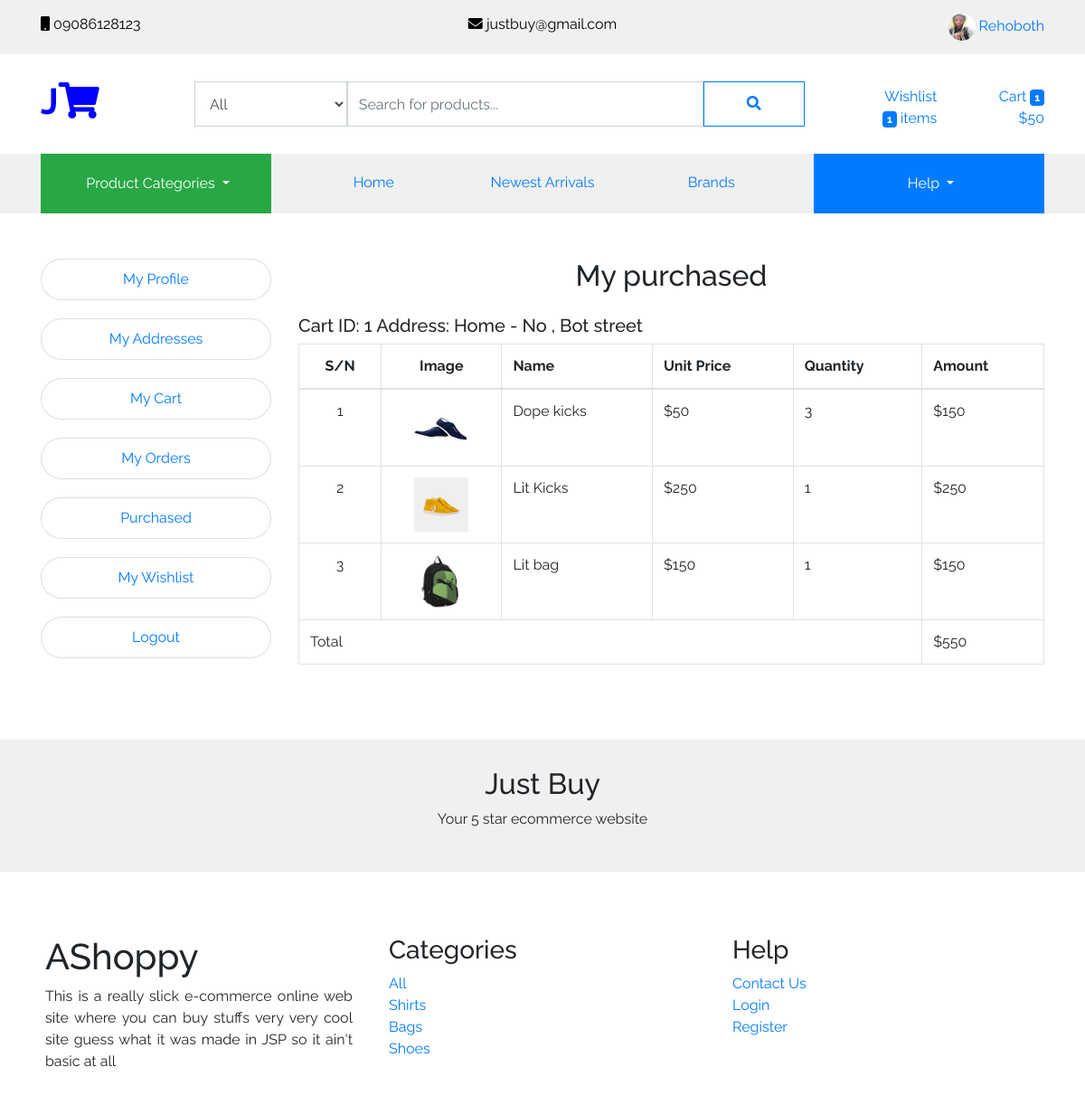
Screenshot of /my_purchased.php (signed in) with the database file from the repository.
### tables this page shows
CREATE TABLE `users` (
  `UserID` int(11) NOT NULL,
  `FirstName` varchar(60) NOT NULL,
  `LastName` varchar(60) NOT NULL,
  `ProfilePicture` text DEFAULT NULL,
  `EmailAddress` varchar(100) DEFAULT NULL,
  `Password` varchar(100) NOT NULL
);

CREATE TABLE `carts` (
  `CartID` int(11) NOT NULL,
  `UserID` int(11) NOT NULL,
  `IsOrder` enum('0','1') DEFAULT NULL,
  `Address` int(11) DEFAULT NULL,
  `Paid` enum('0','1') NOT NULL,
  `PurchaseDate` int(11) DEFAULT NULL
);

CREATE TABLE `addresses` (
  `AddressID` int(11) NOT NULL,
  `UserID` int(11) NOT NULL,
  `AddressType` varchar(30) NOT NULL,
  `Address` text NOT NULL,
  `City` varchar(60) NOT NULL,
  `State` varchar(60) NOT NULL,
  `ZipCode` int(11) NOT NULL
);

CREATE TABLE `billing` (
  `CartID` int(11) NOT NULL,
  `ProductID` int(11) NOT NULL,
  `Price` float NOT NULL,
  `Quantity` int(11) NOT NULL,
  `BillAmount` float NOT NULL,
  `DateTimeAdded` int(11) NOT NULL
);

CREATE TABLE `products` (
  `ProductID` int(11) NOT NULL,
  `Name` varchar(100) NOT NULL,
  `Description` text NOT NULL,
  `Price` float NOT NULL,
  `Stock` int(11) NOT NULL,
  `Brand` int(11) NOT NULL,
  `Image` text DEFAULT NULL,
  `Category` int(11) NOT NULL,
  `LaunchDate` int(11) NOT NULL
);

CREATE TABLE `categories` (
  `CategoryID` int(11) NOT NULL,
  `CategoryName` varchar(60) DEFAULT NULL
);

### my_purchased.php (the view, shortened to what the rows shown need)
<?php
    $classes_redirect = "classes/";
    include_once $classes_redirect."__WebAppConfig.php";
    include_once $classes_redirect."UsersView.php";
    include_once $classes_redirect."CategoriesView.php";
    $users_view_instance = new UsersView();
    if($users_view_instance->UserLoggedInVerified()){
        $user_details = $users_view_instance->GetUserDetails($users_view_instance->GetUserLoggedID());
    }else{
        $redirect_url = $app_conf->base_url()."404";
        header("location: $redirect_url");
    }
    include_once $classes_redirect."ProductsView.php";
    $products_view_instance = new ProductsView();
?>
<!DOCTYPE html>
<html lang="en" dir="ltr">
    <head>
        <title><?php echo $user_details["FirstName"]." ".$user_details["LastName"]; ?> | <?php $app_conf->app_name(); ?></title>
        <?php $app_conf->load_stylesheet("css/bootstrap.min.css"); ?>
        <?php $app_conf->load_stylesheet("css/style.css"); ?>
        <?php $app_conf->load_stylesheet("css/fontawesome.min.css"); ?>
    </head>
    <body>
        <?php include_once $app_conf->get_view("header"); ?>
        <?php include_once $app_conf->get_view("header2"); ?>
        <div class="container" style="margin-top: 50px; margin-bottom: 50px;">
            <div class="row">
                <div class="col-lg-9 col-md-8 col-12">
                    <div class="row">
                        <div class="col-12 text-center">
                            <h2>My purchased</h2>
                        </div>
                    </div>
                    <div class="row mt-3">
                        <?php
                            $purchased_carts = $products_view_instance->GetPurchasedCarts($user_id);
                            foreach($purchased_carts as $cart){
                                ?>
                                <div class="col-lg-12 mb-3">
                                    <h5>Cart ID: <?php echo $cart["CartID"]; ?> Address: <?php echo $users_view_instance->GetAddressDatum($cart["Address"], "AddressType"); ?> - <?php echo $users_view_instance->GetAddressDatum($cart["Address"], "Address"); ?></h5>
                                    <div class="table-responsive">
                                        <table class="table table-stripped table-bordered table-hover">
                                            <thead>
                                                <tr>
                                                    <th class="text-center">S/N</th>
                                                    <th class="text-center">Image</th>
                                                    <th>Name</th>
                                                    <th>Unit Price</th>
                                                    <th>Quantity</th>
                                                    <th>Amount</th>
                                                </tr>
                                            </thead>
                                            <tbody>
                                                <?php
                                                    $counter = 0;
                                                    $cart_id = $cart["CartID"];
                                                    $user_carts = $products_view_instance->GetCartProducts($cart_id);
                                                    foreach($user_carts as $cart){
                                                        $counter++;
                                                        $product_details = $products_view_instance->GetProductDetails($cart["ProductID"]);
                                                        ?>
                                                        <tr>
                                                            <td class="text-center"><?php echo $counter; ?></td>
                                                            <td class="text-center"><img src="<?php echo $app_conf->base_url(); ?><?php echo $product_details["Image"]; ?>" width="60px" height="60px;"/></td>
                                                            <td><?php echo $product_details["Name"]; ?></td>
                                                            <td>
                                                                $<?php echo $cart["Price"]; ?>
                                                            </td>
                                                            <td>
                                                                <?php echo $cart["Quantity"]; ?>
                                                            </td>
                                                            <td>$<?php echo $cart["BillAmount"]; ?></td>
                                                        </tr>
                                                        <?php
                                                    }
                                                ?>
                                                <tr>
                                                    <td colspan="5">Total</td>
                                                    <td>$<?php echo $products_view_instance->GetTotalCartBill($cart_id); ?></td>
                                                </tr>
                                            </tbody>
                                        </table>
                                    </div>
                                </div>
                                <?php
                            }
                        ?>
                    </div>
                </div>
            </div>
        </div>
        <?php include_once $app_conf->get_view("footer"); ?>
    </body>
</html>

### views/header.view.php (shortened to what the rows shown need)
<div class="header container-fluid">
            <div class="container">
                <div class="row">
                    <div class="col-xl-4 col-lg-4 col-md-4 text-right">
                        <?php
                            if($users_view_instance->UserLoggedInVerified()){
                                $user_details = $users_view_instance->GetUserDetails($users_view_instance->GetUserLoggedID());
                                $profile_picture = ($user_details["ProfilePicture"] == NULL) ? "assets/images/avatar.jpg": $user_details["ProfilePicture"];
                                $first_name = $user_details["FirstName"];
                                ?>
                                    <img src="<?php echo $app_conf->base_url(); ?><?php echo $profile_picture;?>" class="rounded-circle" width="30" height="30"/>
                                    <a href="<?php echo $app_conf->base_url(); ?>my_dashboard">
                                        <?php echo $first_name; ?>
                                    </a>
                                <?php
                            }else{
                                ?>
                                    <a href="<?php echo $app_conf->base_url(); ?>register"><i class="fa fa-user"></i> Register</a> |
                                    <a href="<?php echo $app_conf->base_url(); ?>login"><i class="fa fa-user-check"></i> Login</a>
                                <?php
                            }
                        ?>
                    </div>
                </div>
            </div>
        </div>

### views/footer.view.php (shortened to what the rows shown need)
<div class="container-fluid footer">
            <div class="container">
                <div class="row">
                    <div class="col-lg-4 col-md-4 col-12" style="padding: 20px;">
                        <h1>AShoppy</h1>
                    </div>
                    <div class="col-lg-4 col-md-4 col-12" style="padding: 20px;">
                        <h3>Categories</h3>
                        <a href="<?php echo $app_conf->base_url(); ?>products/all/all/all/all">All</a><br/>
                        <?php
                            $active_categories = $categories_view_instance->GetCategories("all");
                            foreach($active_categories as $category){
                                $category_name = $category["CategoryName"];
                                $category_id = $category["CategoryID"];
                                ?>
                                <a href="<?php echo $app_conf->base_url(); ?>products/<?php echo $category_id; ?>/all/all/all"><?php echo $category_name; ?></a><br/>
                                <?php
                            }
                        ?>
                    </div>
                </div>
            </div>
        </div>

### rows the page displays
users: ProfilePicture (picture), FirstName "Rehoboth"
carts: CartID "1", $users_view_instance->GetAddressDatum($cart["Address"], "AddressType") "Home", Address.Address "No , Bot street", GetTotalCartBill "550"
billing: ProductID.Image (picture), ProductID.Name "Dope kicks", Price "50", Quantity "3", BillAmount "150"
billing: ProductID.Image (picture), ProductID.Name "Lit Kicks", Price "250", Quantity "1", BillAmount "250"
billing: ProductID.Image (picture), ProductID.Name "Lit bag", Price "150", Quantity "1", BillAmount "150"
categories: CategoryName "Shirts"
categories: CategoryName "Bags"
categories: CategoryName "Shoes"

### other values shown
$products_view_instance->GetNumWishlistProducts($user_id) "1"
$products_view_instance->GetNumCartProducts($cart_id) "1"
$products_view_instance->GetTotalCartBill($cart_id) "50"
